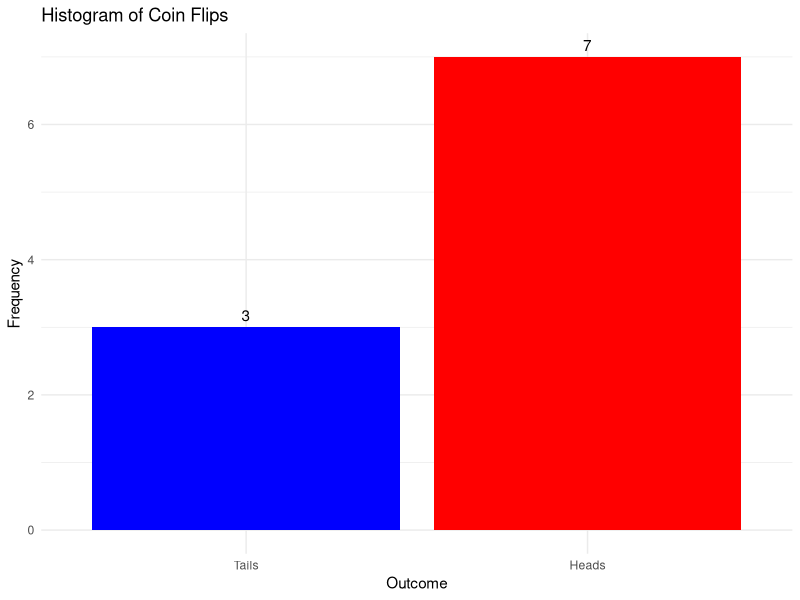
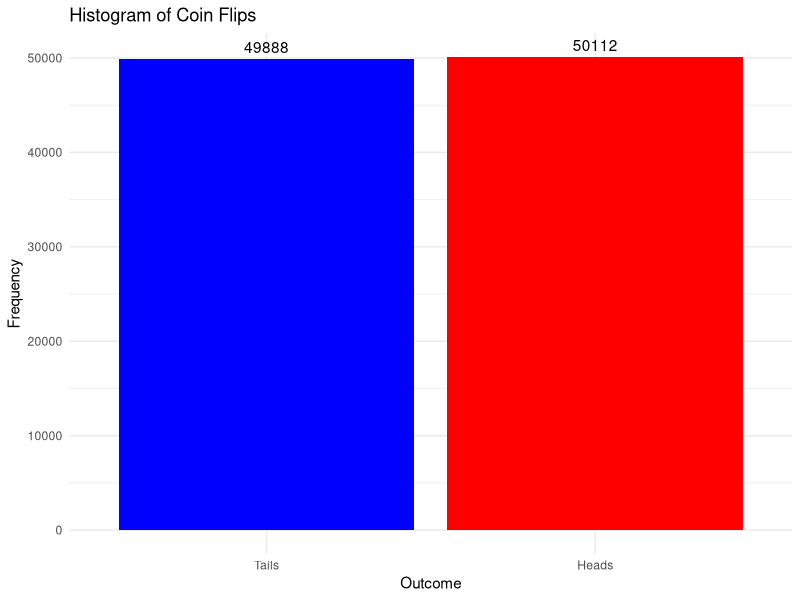

These charts were generated, in order, by the following R code:
## ---- chunk 1
knitr::opts_chunk$set(echo = FALSE)
library(ggplot2)
set.seed(1999)
## ---- chunk 2
number_flips <- 10

# Simulate coin flips (0 for tails, 1 for heads)
coin_flips <- sample(c(0, 1), size = number_flips, replace = TRUE)

coin_flips_factor <- factor(coin_flips, labels = c("Tails", "Heads"))
coin_flips_df <- data.frame(coin_flips_factor)

ggplot(data = coin_flips_df, aes(x = coin_flips_factor, fill = coin_flips_factor)) +
  geom_bar() +
  geom_text(stat = 'count', aes(label = after_stat(count)), vjust = -0.5) +
  labs(title = "Histogram of Coin Flips", x = "Outcome", y = "Frequency") +
  scale_fill_manual(values = c("Heads" = "red", "Tails" = "blue")) +
  theme_minimal() +
  theme(legend.position = "none")
## ---- chunk 3
number_flips <- 100000

# Simulate coin flips (0 for tails, 1 for heads)
coin_flips <- sample(c(0, 1), size = number_flips, replace = TRUE)

coin_flips_factor <- factor(coin_flips, labels = c("Tails", "Heads"))
coin_flips_df <- data.frame(coin_flips_factor)

ggplot(data = coin_flips_df, aes(x = coin_flips_factor, fill = coin_flips_factor)) +
  geom_bar() +
  geom_text(stat = 'count', aes(label = after_stat(count)), vjust = -0.5) +
  labs(title = "Histogram of Coin Flips", x = "Outcome", y = "Frequency") +
  scale_fill_manual(values = c("Heads" = "red", "Tails" = "blue")) +
  theme_minimal() +
  theme(legend.position = "none")
